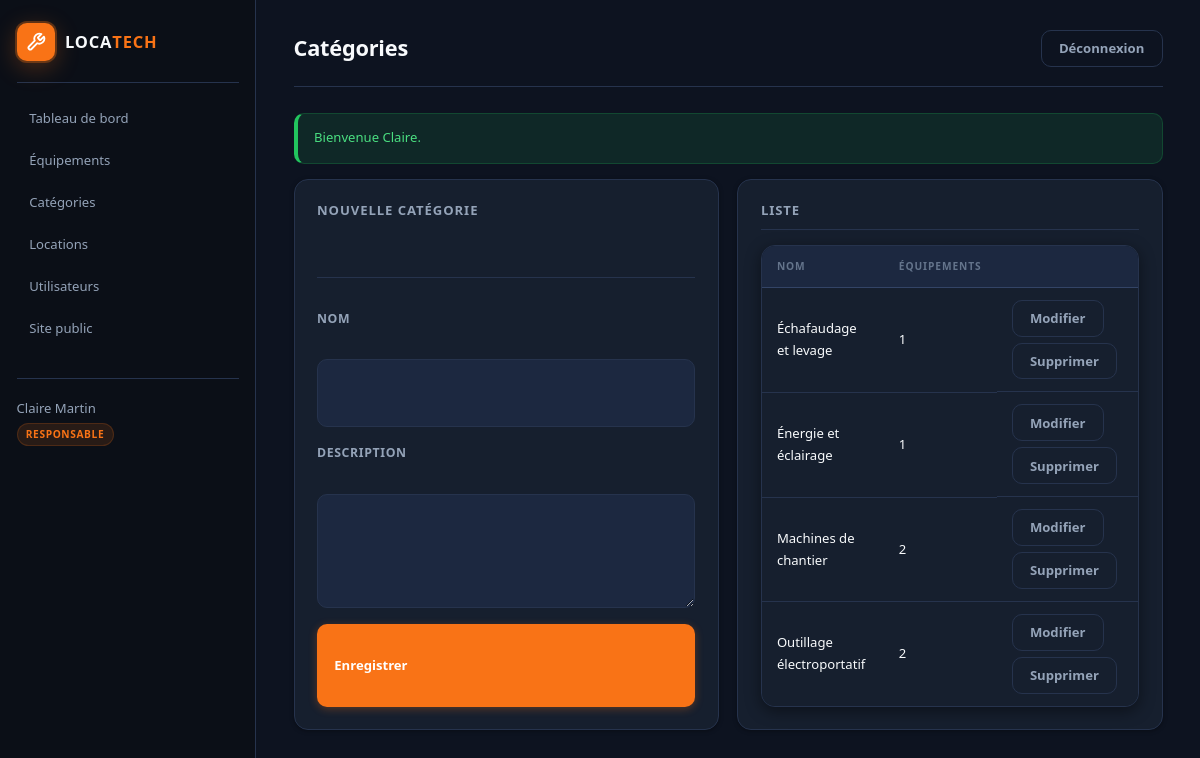
Page /admin/categories (signed in) on the committed database.
### tables this page shows
CREATE TABLE categorie (
    id INT UNSIGNED AUTO_INCREMENT PRIMARY KEY,
    nom VARCHAR(100) NOT NULL,
    description TEXT NULL
);

### config/helpers.php (called while the page is built, shortened)
<?php
function url(string $path = ''): string
{
    $path = ltrim($path, '/');
    return BASE_URL . '/' . $path;
}
function view(string $path, array $data = []): void
{
    extract($data, EXTR_SKIP);
    $file = APP_ROOT . DIRECTORY_SEPARATOR . 'views' . DIRECTORY_SEPARATOR . str_replace('/', DIRECTORY_SEPARATOR, $path) . '.php';
    require $file;
}
function e(?string $value): string
{
    return htmlspecialchars((string) $value, ENT_QUOTES, 'UTF-8');
}

### controllers/EquipementController.php (called while the page is built, shortened)
<?php
class EquipementController
{
    private Categorie  $categorie;
    public function __construct()
    {
        $this->categorie  = new Categorie();
    }
    public function categories(): void
    {
        view('back/categories', [
            'categories' => $this->categorie->findAll(),
            'edit'       => isset($_GET['edit']) ? $this->categorie->findById((int) $_GET['edit']) : null,
        ]);
    }
}

### models/Categorie.php (called while the page is built, shortened)
<?php
class Categorie
{
    private PDO $db;
    public function __construct(?PDO $pdo = null)
    {
        $this->db = $pdo ?? Database::getConnection();
    }
    public function findAll(): array
    {
        $stmt = $this->db->query(
            'SELECT c.*, COUNT(e.id) AS nb_equipements
             FROM categorie c
             LEFT JOIN equipement e ON e.categorie_id = c.id
             GROUP BY c.id
             ORDER BY c.nom'
        );
        return $stmt->fetchAll();
    }
}

### config/Database.php (called while the page is built, shortened)
<?php
class Database
{
    private static ?PDO $instance = null;
    public static function getConnection(): PDO
    {
        if (self::$instance === null) {
            $dsn = sprintf(
                'mysql:host=%s;port=%s;dbname=%s;charset=%s',
                DB_HOST,
                DB_PORT,
                DB_NAME,
                DB_CHARSET
            );
            $options = [
                PDO::ATTR_ERRMODE => PDO::ERRMODE_EXCEPTION,
                PDO::ATTR_DEFAULT_FETCH_MODE => PDO::FETCH_ASSOC,
                PDO::ATTR_EMULATE_PREPARES => false,
                PDO::MYSQL_ATTR_INIT_COMMAND => 'SET NAMES utf8mb4 COLLATE utf8mb4_unicode_ci',
            ];
            try {
                self::$instance = new PDO($dsn, DB_USER, DB_PASS, $options);
            } catch (PDOException $e) {
                error_log('Database connection error: ' . $e->getMessage());
                throw new RuntimeException(
                    'Impossible de se connecter à la base de données. Vérifiez la configuration MySQL (location_db).'
                );
            }
        }
        return self::$instance;
    }
}

### views/back/categories.php (the view, shortened to what this page needs)
<?php
require APP_ROOT . '/views/layout/admin_header.php';
?>
<div class="admin-grid">
    <form method="post" action="<?= e(url('admin/categories')) ?>" class="form panel">
        <h2><?= $edit ? 'Modifier' : 'Nouvelle catégorie' ?></h2>
        <label>
            Nom
            <input type="text" name="nom" value="<?= e($edit['nom'] ?? '') ?>">
        </label>
        <label>
            Description
            <textarea name="description" rows="3"><?= e($edit['description'] ?? '') ?></textarea>
        </label>
        <button class="btn btn-primary" type="submit">Enregistrer</button>
    </form>
    <div class="panel">
        <h2>Liste</h2>
        <div class="table-wrap">
            <table>
                <thead>
                <tr><th>Nom</th><th>Équipements</th><th></th></tr>
                </thead>
                <tbody>
                <?php foreach ($categories as $cat): ?>
                    <tr>
                        <td><?= e($cat['nom']) ?></td>
                        <td><?= (int) $cat['nb_equipements'] ?></td>
                        <td class="actions">
                            <a class="btn btn-ghost" href="<?= e(url('admin/categories?edit=' . $cat['id'])) ?>">Modifier</a>
                            <form method="post" action="<?= e(url('admin/categories')) ?>" onsubmit="return confirm('Supprimer cette catégorie ?');">
                                <button class="btn btn-ghost" type="submit">Supprimer</button>
                            </form>
                        </td>
                    </tr>
                <?php endforeach; ?>
                </tbody>
            </table>
        </div>
    </div>
</div>
<?php require APP_ROOT . '/views/layout/admin_footer.php'; ?>

### public/css/style.css (style rules this page uses)
:root { --bg: #0B0F17; --surface: #161F2E; --surface-raised:#1C2840; --surface-high: #243352; --orange: #F97316; --orange-dim: rgba(249,115,22,.12); --orange-glow: rgba(249,115,22,.30); --orange-hover: #EA6B0A; --indigo: #3B82F6; --indigo-dim: rgba(59,130,246,.12); --ink: #F8FAFC; --muted: #94A3B8; --muted-light: #64748B; --line: #26334D; --line-bright: #334466; --ok: #22C55E; --ok-bg: rgba(34,197,94,.12); --bad: #F43F5E; --bad-bg: rgba(244,63,94,.12); --warn: #F59E0B; --warn-bg: rgba(245,158,11,.12); --radius: 14px; --radius-sm: 10px; --radius-xs: 6px; --radius-full: 999px; --shadow-sm: 0 1px 4px rgba(0,0,0,.35); --shadow-md: 0 4px 16px rgba(0,0,0,.45); --shadow-lg: 0 8px 32px rgba(0,0,0,.55); --shadow-orange: 0 6px 24px var(--orange-glow); --ease: .18s ease; font-family: "Segoe UI", system-ui, -apple-system, sans-serif; font-size: 15px; }
*, *::before, *::after { box-sizing: border-box; margin: 0; padding: 0; }
body { background: var(--bg); color: var(--ink); line-height: 1.65; -webkit-font-smoothing: antialiased; min-height: 100vh; }
a { color: var(--orange); text-decoration: none; transition: color var(--ease); }
h1, h2, h3, h4 { color: var(--ink); font-weight: 700; line-height: 1.3; }
.btn { display: inline-flex; align-items: center; gap: 0.4rem; border: none; border-radius: var(--radius-sm); padding: 0.55rem 1.15rem; font: inherit; font-size: 0.875rem; font-weight: 600; cursor: pointer; text-decoration: none; white-space: nowrap; line-height: 1.4; transition: background var(--ease), box-shadow var(--ease), color var(--ease), border-color var(--ease), transform var(--ease); }
.btn-primary { background: var(--orange); color: #fff; box-shadow: 0 2px 8px var(--orange-glow); }
.btn-ghost { background: transparent; color: var(--muted); border: 1px solid var(--line); }
.card, .panel, .auth-box { background: var(--surface); border: 1px solid var(--line); border-radius: var(--radius); padding: 1.25rem; box-shadow: var(--shadow-sm); }
.form { display: grid; gap: 1.1rem; }
.form label { display: grid; gap: 0.4rem; font-size: 0.82rem; font-weight: 600; color: var(--muted); text-transform: uppercase; letter-spacing: 0.05em; }
.form input, .form select, .form textarea, .filters select, .filters input { width: 100%; padding: 0.65rem 0.9rem; border: 1.5px solid var(--line); border-radius: var(--radius-sm); font: inherit; font-size: 0.9rem; background: var(--surface-raised); color: var(--ink); outline: none; transition: border-color var(--ease), box-shadow var(--ease), background var(--ease); -webkit-appearance: none; }
.form input::placeholder, .form textarea::placeholder { color: var(--muted-light); }
.form textarea { resize: vertical; min-height: 90px; }
.table-wrap { overflow-x: auto; border-radius: var(--radius); border: 1px solid var(--line); box-shadow: var(--shadow-md); }
table { width: 100%; border-collapse: collapse; background: var(--surface); font-size: 0.875rem; }
thead { background: var(--surface-raised); border-bottom: 1px solid var(--line-bright); }
th { text-align: left; padding: 0.8rem 1rem; font-size: 0.68rem; font-weight: 700; text-transform: uppercase; letter-spacing: 0.09em; color: var(--muted-light); white-space: nowrap; }
td { text-align: left; padding: 0.8rem 1rem; border-bottom: 1px solid var(--line); vertical-align: middle; color: var(--ink); }
tbody tr:last-child td { border-bottom: none; }
tbody tr { transition: background var(--ease); }
.actions, .inline-form { display: flex; gap: 0.4rem; align-items: center; flex-wrap: wrap; }
.back-office { background: #0D1320; min-height: 100vh; }
.admin-grid { display: grid; grid-template-columns: 1fr 1fr; gap: 1.25rem; }
.panel { background: var(--surface); border: 1px solid var(--line); border-radius: var(--radius); padding: 1.5rem; box-shadow: var(--shadow-sm); }
.panel h2 { font-size: 0.875rem; font-weight: 700; text-transform: uppercase; letter-spacing: 0.07em; color: var(--muted); margin-bottom: 1rem; padding-bottom: 0.65rem; border-bottom: 1px solid var(--line); }

### rows in the picture
categorie: nom "Échafaudage et levage", nb_equipements "1"
categorie: nom "Énergie et éclairage", nb_equipements "1"
categorie: nom "Machines de chantier", nb_equipements "2"
categorie: nom "Outillage électroportatif", nb_equipements "2"

### other values in the picture
$user['prenom'] . ' ' . $user['nom'] "Claire Martin"
$user['role'] "RESPONSABLE"
$title "Catégories"
$success "Bienvenue Claire."
